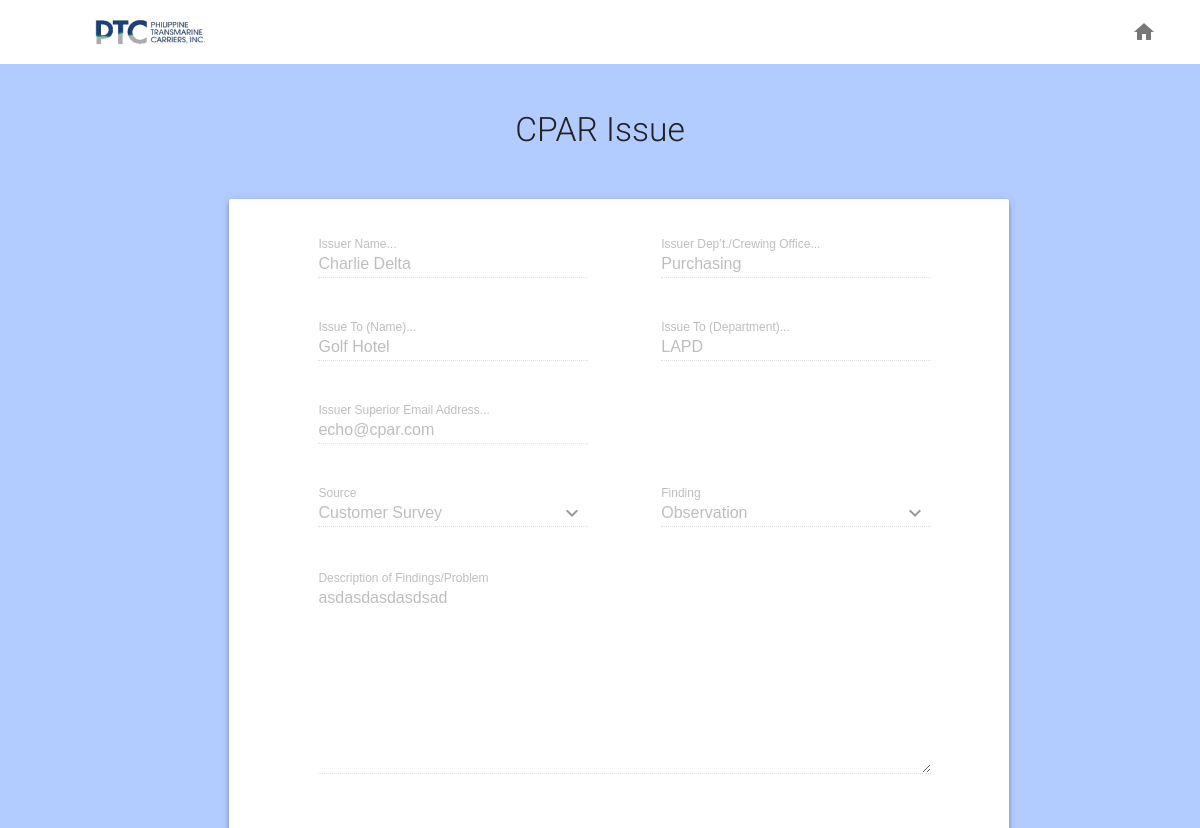
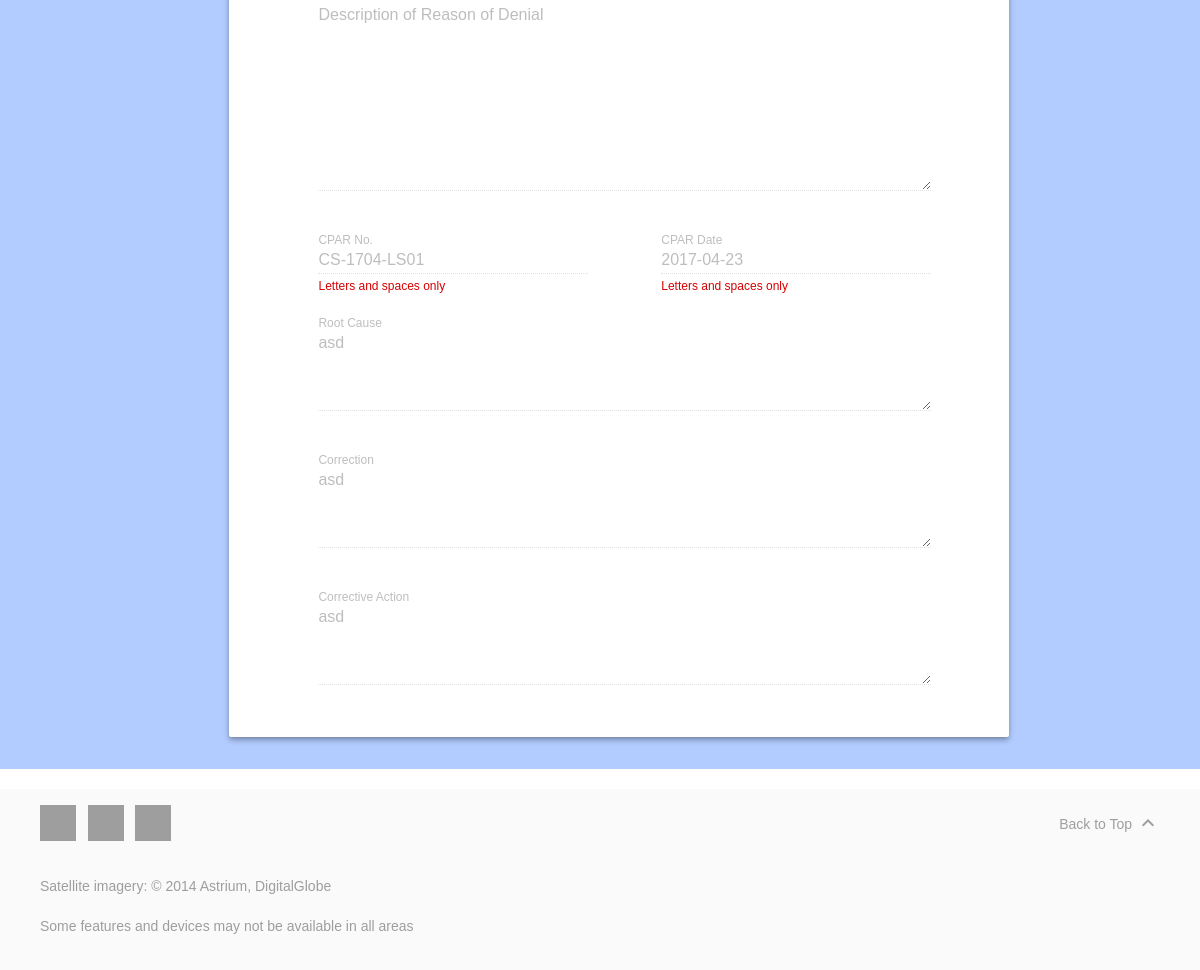
The page /superior-view-issue.php?issue_id_to_view=1 (signed in) on the database its author committed (2 pictures, top to bottom).
### tables this page shows
CREATE TABLE `iss` (
  `ISS_ID` int(11) NOT NULL AUTO_INCREMENT,
  `ISS_SRC` varchar(50) DEFAULT NULL,
  `ISS_FNDNG` varchar(50) DEFAULT NULL,
  `ISS_FNDNG_DSC` longtext,
  `ISS_APPRVL_STS` varchar(50) DEFAULT NULL,
  `ISS_VLDT_STS` varchar(50) DEFAULT NULL,
  `ISS_RSN_FR_DNL` longtext,
  `ISS_DT` date DEFAULT NULL,
  `ISS_TM` time DEFAULT NULL,
  `ISS_USR_ISSR_ID` int(11) DEFAULT NULL,
  `ISS_USR_SPR_ID` int(11) DEFAULT NULL,
  `ISS_USR_CNCRN_ID` int(11) DEFAULT NULL,
  `ISS_CNCRN_ID` int(11) DEFAULT NULL,
  `ISS_DT_CRTD` date DEFAULT NULL,
  `ISS_DT_APPRVD` date DEFAULT NULL,
  PRIMARY KEY (`ISS_ID`),
  KEY `ISS_USR_ID` (`ISS_USR_ISSR_ID`),
  KEY `ISS_USR_SPR_ID` (`ISS_USR_SPR_ID`),
  KEY `ISS_USR_CNCRN_ID` (`ISS_USR_CNCRN_ID`),
  KEY `ISS_CNCRN_ID` (`ISS_CNCRN_ID`)
);

CREATE TABLE `usr` (
  `USR_ID` int(11) unsigned NOT NULL AUTO_INCREMENT,
  `USR_NM` varchar(25) DEFAULT NULL,
  `USR_EML` varchar(25) DEFAULT NULL,
  `USR_DPRTMNT` varchar(25) DEFAULT NULL,
  `USR_ACCNT_ID` int(11) unsigned DEFAULT NULL,
  `USR_ACCNT_TYP_ID` int(11) unsigned DEFAULT NULL,
  PRIMARY KEY (`USR_ID`),
  KEY `U_ACCNT_ID` (`USR_ACCNT_ID`),
  KEY `USR_ACCNT_TYP` (`USR_ACCNT_TYP_ID`)
);

CREATE TABLE `iss_cncrn` (
  `ISS_CNCRN_ID` int(11) unsigned NOT NULL AUTO_INCREMENT,
  `ISS_CPR_NMBR` varchar(255) DEFAULT NULL,
  `ISS_RT_CSE` longtext,
  `ISS_CRRCTN` longtext,
  `ISS_CRRCTN_ACTN` longtext,
  `ISS_CPR_DT` date DEFAULT NULL,
  `ISS_CNCRN_CMPLTN_DT` date DEFAULT NULL,
  `ISS_CNCRN_APPRVL_STS` varchar(50) DEFAULT NULL,
  `ISS_CNCRN_VLDT_STS` varchar(50) DEFAULT NULL,
  `ISS_CNCRN_RSN_FR_DNL` longtext,
  `ISS_CNCRN_ISS_ID` int(11) unsigned DEFAULT NULL,
  PRIMARY KEY (`ISS_CNCRN_ID`),
  KEY `ISS_CNCRN_ISS_ID` (`ISS_CNCRN_ISS_ID`)
);

### include/view_issue_load_data.php (called while the page is built, shortened)
<?php
require_once('connect/connect.php');
if(isset($_GET['issue_id_to_view'])){
	$iss_id = $_GET['issue_id_to_view'];
	$sql_stmt = 'SELECT *
					FROM ISS
					WHERE ISS.ISS_ID = ' . $iss_id . ' LIMIT 1';
	if($sql = mysqli_query($con, $sql_stmt)) {
		while ($row = mysqli_fetch_array($sql, MYSQLI_ASSOC)){
			$iss_apprvl_sts = $row['ISS_APPRVL_STS'];
			$iss_vldt_sts = $row['ISS_VLDT_STS'];
			$iss_rsn_fr_dnl = $row['ISS_RSN_FR_DNL'];
			$iss_emp_id = $row['ISS_CNCRN_ID'];
			$iss_dt_apprvd = $row['ISS_DT_APPRVD'];
			$iss_data[] = $row;
		}
	}
	if($iss_apprvl_sts == 'Denied' || $iss_vldt_sts == 'VALIDATE' || empty($iss_vldt_sts)
		|| !empty($iss_rsn_fr_dnl) || empty($iss_emp_id) || empty($iss_dt_apprvd)) {
		$sql_stmt = 'SELECT *
						FROM ISS, USR
						WHERE ISS.ISS_USR_ISSR_ID=USR.USR_ID
						AND ISS.ISS_ID='.$iss_id.' LIMIT 1';
		if($sql = mysqli_query($con, $sql_stmt)) {
			while ($row = mysqli_fetch_array($sql, MYSQLI_ASSOC)) {
				$issr_data[] = $row;
			}
		}
		$sql_stmt = 'SELECT *
						FROM ISS, USR
						WHERE ISS.ISS_USR_SPR_ID=USR.USR_ID
						AND ISS.ISS_ID='.$iss_id.' LIMIT 1';
		if($sql = mysqli_query($con, $sql_stmt)) {
			while ($row = mysqli_fetch_array($sql, MYSQLI_ASSOC)) {
				$spr_data[] = $row;
			}
		}
		$sql_stmt = 'SELECT *
						FROM ISS, USR
						WHERE ISS.ISS_USR_CNCRN_ID=USR.USR_ID
						AND ISS.ISS_ID='.$iss_id.' LIMIT 1';
		if($sql = mysqli_query($con, $sql_stmt)) {
			while ($row = mysqli_fetch_array($sql, MYSQLI_ASSOC)) {
				$emp_data[] = $row;
			}
		}
	} else {
		$sql_stmt = 'SELECT *
						FROM ISS, ISS_CNCRN, USR
						WHERE ISS.ISS_ID=ISS_CNCRN.ISS_CNCRN_ISS_ID
						AND ISS.ISS_USR_ISSR_ID=USR.USR_ID
						AND ISS.ISS_ID='.$iss_id.' LIMIT 1';
		if($sql = mysqli_query($con, $sql_stmt)) {
			while ($row = mysqli_fetch_array($sql, MYSQLI_ASSOC)) {
				$cpar_no = $row['ISS_CPR_NMBR'];
				$cpar_date = $row['ISS_CPR_DT'];
				$root_cause = $row['ISS_RT_CSE'];
				$correction = $row['ISS_CRRCTN'];
				$correction_action = $row['ISS_CRRCTN_ACTN'];
				$issr_data[] = $row;
			}
		}
		$sql_stmt = 'SELECT *
						FROM ISS, ISS_CNCRN, USR
						WHERE ISS.ISS_ID=ISS_CNCRN.ISS_CNCRN_ISS_ID
						AND ISS.ISS_USR_SPR_ID=USR.USR_ID
						AND ISS.ISS_ID='.$iss_id.' LIMIT 1';
		if($sql = mysqli_query($con, $sql_stmt)) {
			while ($row = mysqli_fetch_array($sql, MYSQLI_ASSOC)) {
				$spr_data[] = $row;
			}
		}
		$sql_stmt = 'SELECT *
						FROM ISS, ISS_CNCRN, USR
						WHERE ISS.ISS_ID=ISS_CNCRN.ISS_CNCRN_ISS_ID
						AND ISS.ISS_USR_CNCRN_ID=USR.USR_ID
						AND ISS.ISS_ID='.$iss_id.' LIMIT 1';
		if($sql = mysqli_query($con, $sql_stmt)) {
			while ($row = mysqli_fetch_array($sql, MYSQLI_ASSOC)) {
				$emp_data[] = $row;
			}
		}
	}
}
?>

### superior-view-issue.php (the view, shortened to what this page needs)
<!doctype html>
<html lang="en">
  <?php require_once('header.php');
		require_once('include/check_session.php');
		require_once('include/view_issue_load_data.php');
	?>
  <body>
    <div class="mdl-layout mdl-js-layout mdl-layout--fixed-header">
      <?php include_once('superior/superior-manage-account-topbar.php'); ?>
         <main class="android-content mdl-layout__content">
           <div class="page-content" style="background-color: #b3ccff">
          <br>
           <div class="mdl-tabs__panel is-active" id="demo">
              <h1>CPAR Issue</h1>
       <div class="mdl-grid">
            <div class="mdl-cell mdl-cell--2-col"></div>
            <div class="mdl-cell mdl-cell--10-col">
               <div class="mdl-grid portfolio-max-width portfolio-contact">
                <div class="mdl-cell mdl-cell--10-col mdl-card mdl-shadow--4dp">
                    <div class="mdl-card__supporting-text">
                            <form action="#" class="">
                                 <div class="mdl-grid">
                                    <div class="mdl-cell mdl-cell--1-col"></div>
                                     <div class="mdl-cell mdl-cell--5-col">
                                        <div class="mdl-textfield mdl-js-textfield mdl-textfield--floating-label" style="width: 100%">
                                            <input class="mdl-textfield__input" pattern="[A-Z,a-z, ]*" type="text" id="Name" value="<?php echo $issr_data[0]['USR_NM'];?>" disabled="true">
                                            <label class="mdl-textfield__label" for="Name">Issuer Name...</label>
                                        </div>
                                     </div>
                                     <div class="mdl-cell mdl-cell--1-col"></div>
                                     <div class="mdl-cell mdl-cell--5-col">
                                          <div class="mdl-textfield mdl-js-textfield mdl-textfield--floating-label" style="width: 100%">
                                            <input class="mdl-textfield__input" pattern="[A-Z,a-z, ]*" type="text" id="Name" value="<?php echo $issr_data[0]['USR_DPRTMNT'];?>" disabled="true">
                                            <label class="mdl-textfield__label" for="Name">Issuer Dep’t./Crewing Office...</label>
                                        </div>
                                     </div>
                                    <div class="mdl-cell mdl-cell--1-col"></div>
                                     <div class="mdl-cell mdl-cell--5-col">
                                       <div class="mdl-textfield mdl-js-textfield mdl-textfield--floating-label" style="width: 100%">
                                            <input class="mdl-textfield__input" pattern="[A-Z,a-z, ]*" type="text" id="Name"  value="<?php echo $emp_data[0]['USR_NM'];?>" disabled="true">
                                            <label class="mdl-textfield__label" for="Name">Issue To (Name)...</label>
                                        </div>
                                     </div>
                                     <div class="mdl-cell mdl-cell--1-col"></div>
                                     <div class="mdl-cell mdl-cell--5-col">
                                        <div class="mdl-textfield mdl-js-textfield mdl-textfield--floating-label" style="width: 100%">
                                            <input class="mdl-textfield__input" pattern="[A-Z,a-z, ]*" type="text" id="Name"  value="<?php echo $emp_data[0]['USR_DPRTMNT'];?>" disabled="true">
                                            <label class="mdl-textfield__label" for="Name">Issue To (Department)...</label>
                                        </div>
                                     </div>
                                     <div class="mdl-cell mdl-cell--1-col"></div>
                                     <div class="mdl-cell mdl-cell--5-col">
                                        <div class="mdl-textfield mdl-js-textfield mdl-textfield--floating-label" style="width: 100%">
                                            <input class="mdl-textfield__input" pattern="[A-Z,a-z,0-9,@,. ]*" type="email" id="Name"  value="<?php echo $spr_data[0]['USR_EML'];?>" disabled="true">
                                            <label class="mdl-textfield__label" for="Name">Issuer Superior Email Address...</label>
                                         </div>
                                     </div>
                                    <div class="mdl-cell mdl-cell--6-col"></div>
                                     <br>
                                    <div class="mdl-cell mdl-cell--1-col"></div>
                                     <div class="mdl-cell mdl-cell--5-col">
                                        <div class="mdl-textfield mdl-js-textfield mdl-textfield--floating-label getmdl-select getmdl-select__fullwidth getmdl-select__fix-height">
                                            <input class="mdl-textfield__input" type="text" id="sample" readonly tabIndex="-1"  value="<?php echo $iss_data[0]['ISS_SRC'];?>" disabled="true">
                                            <label for="sample2">
                                                <i class="mdl-icon-toggle__label material-icons">keyboard_arrow_down</i>
                                            </label>
                                            <label for="sample" class="mdl-textfield__label">Source</label>
                                        </div>
                                     </div>
                                     <br>
                                     <div class="mdl-cell mdl-cell--1-col"></div>
                                     <div class="mdl-cell mdl-cell--5-col">
                                        <div class="mdl-textfield mdl-js-textfield mdl-textfield--floating-label getmdl-select getmdl-select__fullwidth getmdl-select__fix-height">
                                            <input class="mdl-textfield__input" type="text" id="sample2" value="<?php echo $iss_data[0]['ISS_FNDNG'];?>" readonly tabIndex="-1" disabled="true">
                                            <label for="sample2">
                                                <i class="mdl-icon-toggle__label material-icons">keyboard_arrow_down</i>
                                            </label>
                                            <label for="sample2" class="mdl-textfield__label">Finding</label>
                                        </div>
                                     </div>
                                     <br>
                                     <div class="mdl-cell mdl-cell--1-col"></div>
                                     <div class="mdl-cell mdl-cell--11-col">
                                        <div class="mdl-textfield mdl-js-textfield mdl-textfield--floating-label" style="width: 100%">
                                            <textarea disabled="true" class="mdl-textfield__input" type="text" rows= "10" cols="15" id="sample5" ><?php echo $iss_data[0]['ISS_FNDNG_DSC'];?></textarea>
                                            <label class="mdl-textfield__label" for="sample5">Description of Findings/Problem</label>
                                          </div>
                                    </div>
									<div class="mdl-cell mdl-cell--1-col"></div>
                                     <div class="mdl-cell mdl-cell--11-col">
                                        <div class="mdl-textfield mdl-js-textfield mdl-textfield--floating-label" style="width: 100%">
                                            <textarea name="reason_for_denial_desc" class="mdl-textfield__input" type="text" rows= "10" cols="15" disabled="true" id="sample5" ><?php echo $iss_rsn_fr_dnl;?></textarea>
                                            <label class="mdl-textfield__label" for="sample5">Description of Reason of Denial</label>
                                          </div>
                                    </div>
									<div class="mdl-cell mdl-cell--1-col"></div>
                                     <div class="mdl-cell mdl-cell--5-col">
                                        <div class="mdl-textfield mdl-js-textfield mdl-textfield--floating-label" style="width: 100%">
                                            <input name="cpar_no" class="mdl-textfield__input" pattern="[A-Z,a-z, ]*" type="text" id="Name" disabled="true" value="<?php echo $cpar_no;?>">
                                            <label class="mdl-textfield__label" for="Name">CPAR No.</label>
                                            <span class="mdl-textfield__error">Letters and spaces only</span>
                                        </div>
                                     </div>
                                     <div class="mdl-cell mdl-cell--1-col"></div>
                                     <div class="mdl-cell mdl-cell--5-col">
                                          <div class="mdl-textfield mdl-js-textfield mdl-textfield--floating-label" style="width: 100%">
                                            <input name="cpar_date" class="mdl-textfield__input" pattern="[A-Z,a-z, ]*" type="text" id="Name" disabled="true" value="<?php echo $cpar_date;?>">
                                            <label class="mdl-textfield__label" for="Name">CPAR Date</label>
                                            <span class="mdl-textfield__error">Letters and spaces only</span>
                                        </div>
                                     </div>
                                     <br>
                                     <div class="mdl-cell mdl-cell--1-col"></div>
                                     <div class="mdl-cell mdl-cell--11-col">
                                        <div class="mdl-textfield mdl-js-textfield mdl-textfield--floating-label" style="width: 100%">
                                            <textarea name="root_cause" class="mdl-textfield__input" type="text" rows= "4" cols="15" id="sample5" disabled="true" ><?php echo $root_cause;?></textarea>
                                            <label class="mdl-textfield__label" for="sample5">Root Cause</label>
                                          </div>
                                     </div>
                                     <div class="mdl-cell mdl-cell--1-col"></div>
                                     <div class="mdl-cell mdl-cell--11-col">
                                        <div class="mdl-textfield mdl-js-textfield mdl-textfield--floating-label" style="width: 100%">
                                            <textarea name="correction" class="mdl-textfield__input" type="text" rows= "4" cols="15" id="sample5" disabled="true" ><?php echo $correction;?></textarea>
                                            <label class="mdl-textfield__label" for="sample5">Correction</label>
                                          </div>
                                     </div>
                                     <div class="mdl-cell mdl-cell--1-col"></div>
                                     <div class="mdl-cell mdl-cell--11-col">
                                        <div class="mdl-textfield mdl-js-textfield mdl-textfield--floating-label" style="width: 100%">
                                            <textarea name="correction_action" class="mdl-textfield__input" type="text" rows= "4" cols="15" id="sample5" disabled="true" ><?php echo $correction_action;?></textarea>
                                            <label class="mdl-textfield__label" for="sample5">Corrective Action</label>
                                          </div>
                                     </div>
                                     <br>
                                     <br>
                                     <br>
                                </div>
                            </form>
                    </div>
                </div>
                </div>
            </div>
           </div>
            </div>
          </div>
       <?php include_once('superior/superior-footer.php'); ?>
      </main>
    </div>
  </body>
</html>

### rows shown on the page
iss: USR_NM "Charlie Delta", USR_DPRTMNT "Purchasing", USR_NM "Golf Hotel", USR_DPRTMNT "LAPD", USR_EML "echo@cpar.com", ISS_SRC "Customer Survey", ISS_FNDNG "Observation", ISS_FNDNG_DSC "asdasdasdasdsad", cpar_no "CS-1704-LS01", cpar_date "2017-04-23", root_cause "asd", correction "asd", correction_action "asd"
